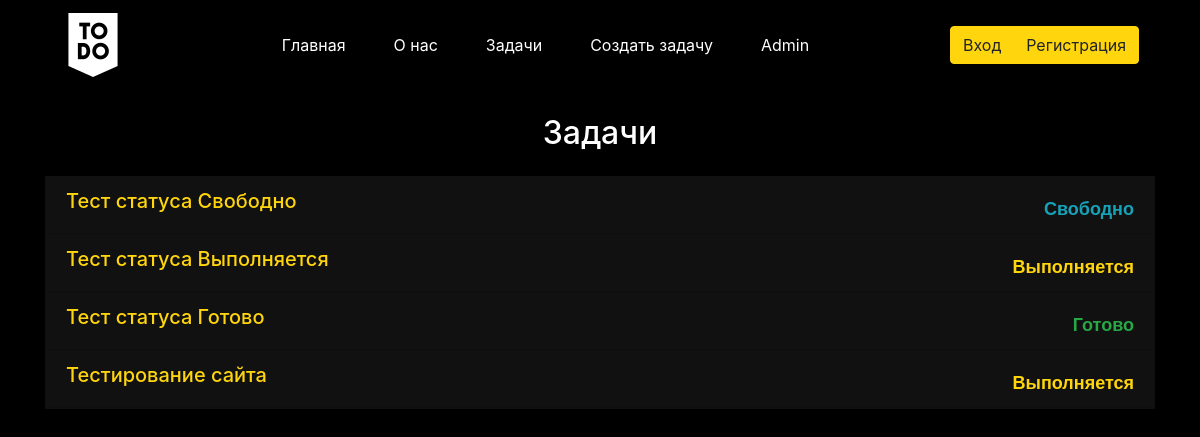
The page /tasks on the database its author committed.
### main/models.py (models this page shows, shortened)
class Task1(models.Model):
    title = models.CharField('Название', max_length=25)
    description = models.TextField('Описание')
    date = models.CharField('Дата', max_length=10)
    id_person = models.CharField('Создатель', max_length=10)
    id_status = models.ForeignKey(status,  on_delete=models.CASCADE)
    id_performing_person = models.CharField('Исполнитель', max_length=20)
    class Meta:
        verbose_name = 'Задача'
        verbose_name_plural = 'Задачи'

class status(models.Model):
    name = models.CharField('Наименование статуса', max_length=12)
    def __str__(self):
        return self.name
    class Meta:
        verbose_name = 'Статус'
        verbose_name_plural = 'Статусы'

### main/views.py (the view, shortened to what this page needs)
# urls.py: path('tasks', views.tasks, name='tasks'),
def tasks(request):
    humans = Human.objects.all()
    Status_good = status.objects.get(id=3)
    Status_norm = status.objects.get(id=2)
    humas_auth_bool = False
    tasks = Task1.objects.all()
    user_info = str(request.user)
    return render(request, 'main/tasks.html', {'title': 'Задачи', 'tasks': tasks, 'user_info':user_info, 'Status_good':Status_good, 'Status_norm':Status_norm})

### main/templates/main/tasks.html (shortened to what this page needs)
{% extends 'main/base.html' %}
{% block content %}
<div class="container">
  {% if tasks %}
  <h2 class="text-white text-center mt-4">{{ title }}</h2>
  <div class="accordion mt-4" id="accordionTable">
    {% for el in tasks %}
    <div class="card text-white">
      <a class="text-white text-decoration-none" type="button" data-toggle="collapse" data-target="#id{{ el.id }}"
         aria-expanded="true" aria-controls="collapseOne" href="#">
        <div class="card-header d-flex justify-content-between">
          <h5>{{ el.title }}</h5>
          {% if el.id_status == Status_good %}
          <span class="card-status text-success">{{ el.id_status }}</span>
          {% elif el.id_status == Status_norm %}
          <span class="card-status text-warning">{{ el.id_status }}</span>
          {% else %}
          <span class="card-status text-info">{{ el.id_status }}</span>
          {% endif %}
        </div>
      </a>
    </div>
    {% endfor %}
  </div>
  {% else %}
  <h2 class="text-light text-center mt-5">Список задач пуст!</h2>
  {% endif %}
</div>
<div class="p-5"></div>
{% endblock %}

### static/template/css/main.css (style rules this page uses)
body { background-color: #000000; }
.text-warning { color: #FFD50D !important; }
a { color: #ffffff; }
.card-status { margin-top: 10px; font: 700 18px sans-serif; }
.card { border-radius: 0; background-color: #121212; }
.card h5 { color: #FFD50D; }

### rows shown on the page
Task1: title "Тест статуса Свободно", id_status "Свободно"
Task1: title "Тест статуса Выполняется", id_status "Выполняется"
Task1: title "Тест статуса Готово", id_status "Готово"
Task1: title "Тестирование сайта", id_status "Выполняется"

### other values the page prints
{{ title }} "Задачи"
